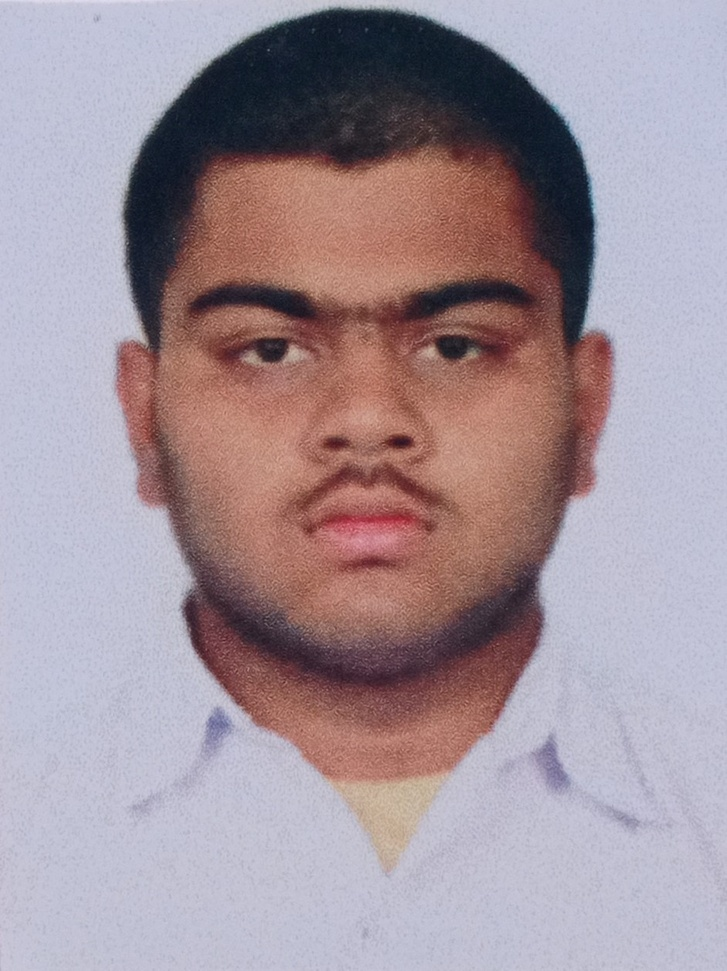
#> input picture ani photo.jpg, 727 x 971 px, shrunk from 942 x 1258 before the run, given in place of highway.mp4, which was not available
$ jupyter execute back_subtr_video.ipynb
#> lines starting #> are read from the running program, lines starting #| are printed output that depends on the picture
[cell 1]
import cv2
import numpy as np
cap = cv2.VideoCapture(r"C:\Users\Anindya\Downloads\highway.mp4")

#We then take the first frame from the video, convert it to gray scale and apply Gaussian Blur to remove some noise.
_, first_frame = cap.read()
#> first_frame is the input picture: shape (971, 727, 3); mean B, G, R 155.6, 146.8, 162.2
first_gray = cv2.cvtColor(first_frame, cv2.COLOR_BGR2GRAY)
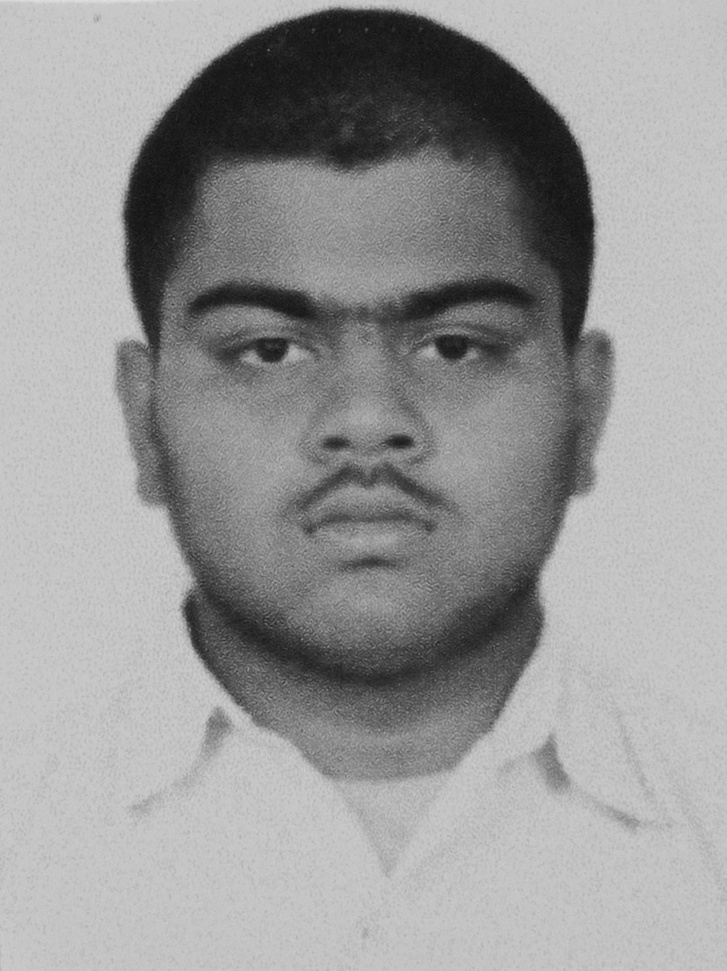
#> first_gray: shape (971, 727); min 14, max 224, mean 152.4
first_gray = cv2.GaussianBlur(first_gray, (5, 5), 0)

#We run now the while loop so we load one by one the following frames.
while True:
    _, frame = cap.read()
    gray_frame = cv2.cvtColor(frame, cv2.COLOR_BGR2GRAY)
    gray_frame = cv2.GaussianBlur(gray_frame, (5, 5), 0)

#And now we get to the core part of the background subtraction where we compute the absolute difference between the first frame and the current frame we are in inside the loop.
    difference = cv2.absdiff(first_gray, gray_frame)
#> difference: shape (971, 727); every value is 0
    _, difference = cv2.threshold(difference, 25, 255, cv2.THRESH_BINARY)

#At the end we show everything on the screen.
    cv2.imshow("First frame", first_frame)
    cv2.imshow("Frame", frame)
    cv2.imshow("difference", difference)

    key = cv2.waitKey(30)
#> (key Esc is pressed here)
    if key == 27:
        break
cap.release()
cv2.destroyAllWindows()

[cell 2]
import cv2
import numpy as np
cap = cv2.VideoCapture(r"C:\Users\Anindya\Downloads\highway.mp4")

#Then we load the subtractor.

#Inside the parenthesis we can change the value of the subtractor. History is the number of the last frame that are taken into consideretion (by default 120).
#The threshold value is the value used when computing the difference to extract the background. A lower threshold will find more differences with the advantage of a more noisy image.
#Detectshadows is a function of the algorythm that can remove the shadows if enabled.
#There are no right or wrong values, you need to try different settings to see what best fits your need.
subtractor = cv2.createBackgroundSubtractorMOG2(history=100, varThreshold=50, detectShadows=True)

#We then run the while loop to get the frames from the video.
while True:
    _, frame = cap.read()

#Once we have the frames we can use the subtractor to find get the background.
    mask = subtractor.apply(frame)
#> mask: shape (971, 727); every value is 127

#Finally we show everything on the screen.
    cv2.imshow("Frame", frame)
    cv2.imshow("mask", mask)
    key = cv2.waitKey(30)
#> (key Esc is pressed here)
    if key == 27:
        break
cap.release()
cv2.destroyAllWindows()


$ run again, on SIGN.jpg
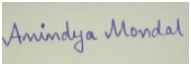
#> input picture SIGN.jpg, 191 x 66 px, given in place of highway.mp4, which was not available
#> first_frame is the input picture: shape (66, 191, 3); mean B, G, R 188.3, 200.1, 198.2
#> `first_gray = cv2.cvtColor(first_frame, cv2.COLOR_BGR2GRAY)`:
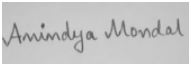
#> first_gray: shape (66, 191); min 82, max 255, mean 198.2
#> `first_gray = cv2.GaussianBlur(first_gray, (5, 5), 0)`:
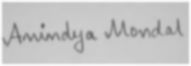
#> first_gray: shape (66, 191); min 112, max 254, mean 198.1
#> difference: shape (66, 191); every value is 0
#> mask: shape (66, 191); every value is 127
